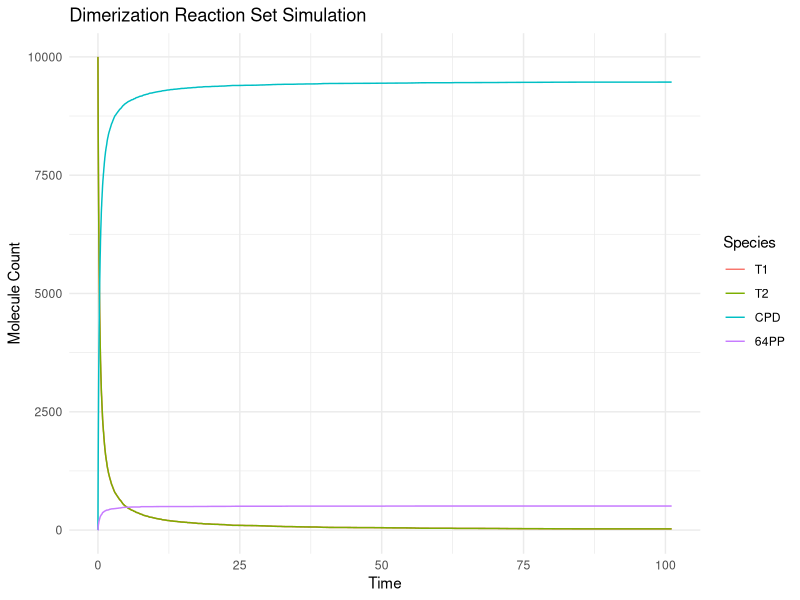
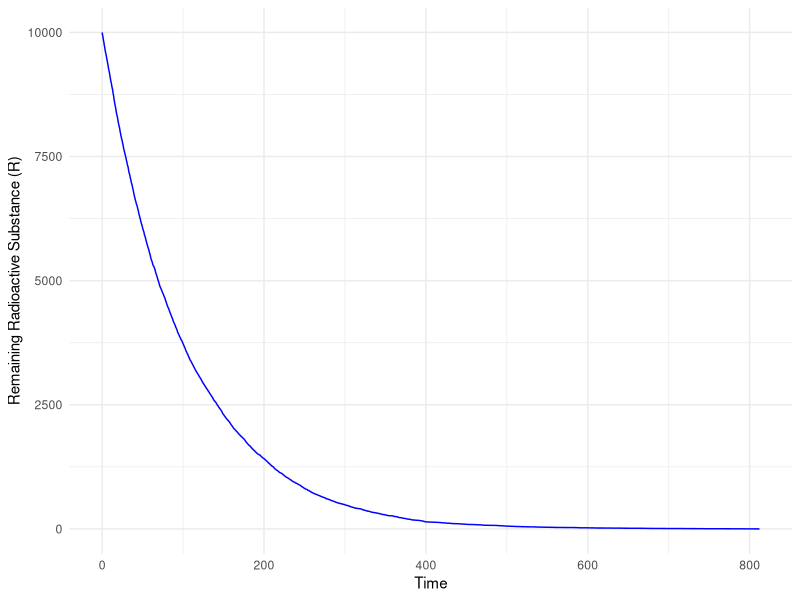
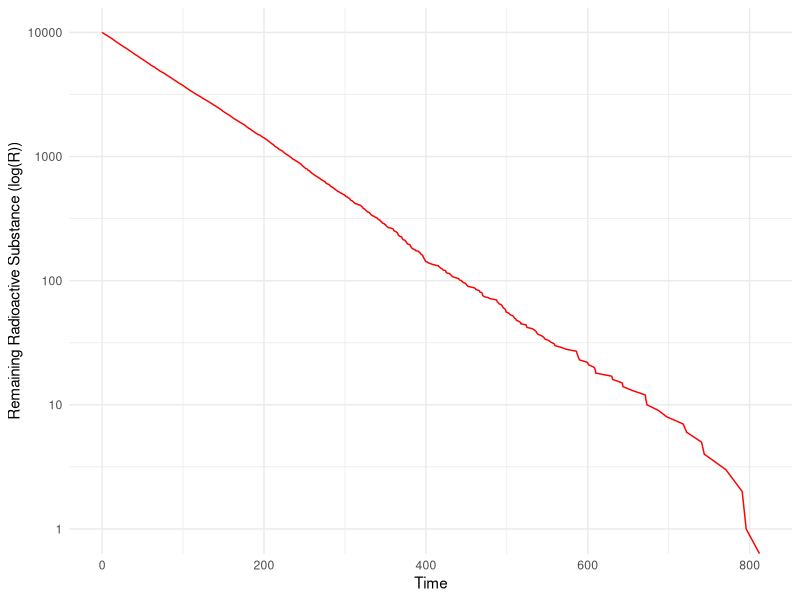

Write R code to recreate these figures, in order.
## ---- chunk 1
knitr::opts_chunk$set(echo = TRUE)
## ---- chunk 2
# Load required libraries
if (!require("reshape2")) install.packages("reshape2")
if (!require("ggplot2")) install.packages("ggplot2")
library(reshape2)
library(ggplot2)
# Define reaction rates
c1 <- (37 / 1e6) * 10             # Formation of CPD
c2 <- (2 / 1e6) * 10              # Formation of 64-PP
# Initial state
state <- c(T1 = 10000, T2 = 10000, CPD = 0, `64PP` = 0)
# Define propensity functions
propensities <- function(state) {
  c(
    c1 * state["T1"] * state["T2"], # Reaction 1
    c2 * state["T1"] * state["T2"]  # Reaction 2
  )
}
# Gillespie simulation function
simulate_gillespie <- function(state, max_time) {
  # Initialize time and output data frame
  time <- 0
  output <- data.frame(
    Time = numeric(0),
    T1 = numeric(0),
    T2 = numeric(0),
    CPD = numeric(0),
    `64PP` = numeric(0)
  )
  
  # Record the initial state
  initial_row <- c(Time = time, state)
  output <- rbind(output, as.data.frame(t(initial_row), stringsAsFactors = FALSE))
  
  while (time < max_time) {
    # Calculate propensities
    props <- propensities(state)
    total_prop <- sum(props)
    
    # Stop if no reactions can occur
    if (total_prop == 0) break
    
    # Time to next reaction
    delta_t <- rexp(1, rate = total_prop)
    time <- time + delta_t
    
    # Select which reaction occurs
    reaction <- sample(length(props), 1, prob = props)
    
    # Update state based on reaction
    if (reaction == 1) {
      state["T1"] <- state["T1"] - 1
      state["T2"] <- state["T2"] - 1
      state["CPD"] <- state["CPD"] + 1
    }
    if (reaction == 2) {
      state["T1"] <- state["T1"] - 1
      state["T2"] <- state["T2"] - 1
      state["64PP"] <- state["64PP"] + 1
    }
    
    # Record the new state
    new_row <- c(Time = time, state)
    output <- rbind(output, as.data.frame(t(new_row), stringsAsFactors = FALSE))
  }
  
  # Convert columns to numeric for consistency
  output[] <- lapply(output, as.numeric)
  return(output)
}
# Run the simulation
max_time <- 100
simulation <- simulate_gillespie(state, max_time)
## ---- chunk 3
# Reshape data for plotting
simulation_long <- melt(simulation, id.vars = "Time")
# Plot results
ggplot(simulation_long, aes(x = Time, y = value, color = variable)) +
  geom_line() +
  labs(
    title = "Dimerization Reaction Set Simulation",
    x = "Time",
    y = "Molecule Count",
    color = "Species"
  ) +
  theme_minimal()
## ---- chunk 4
# Define parameters
c <- 0.01  # Decay rate constant
state <- c(R = 10000)  # Initial radioactive substance
max_time <- 1000  # Extended maximum simulation time

# Define propensity function
propensities <- function(state) {
  c * state["R"]
}

# Gillespie simulation function
simulate_gillespie <- function(state, max_time) {
  time <- 0
  output <- data.frame(Time = numeric(0), R = numeric(0))
  output <- rbind(output, data.frame(Time = time, R = state["R"]))
  
  while (time < max_time) {
    # Calculate propensity
    prop <- propensities(state)
    if (prop == 0) break  # Stop if no reactions can occur
    
    # Time to next reaction
    delta_t <- rexp(1, rate = prop)
    time <- time + delta_t
    
    # Update state (decay reaction)
    state["R"] <- state["R"] - 1
    
    # Record the state
    output <- rbind(output, data.frame(Time = time, R = state["R"]))
  }
  
  return(output)
}

# Run the simulation
simulation <- simulate_gillespie(state, max_time)

## ---- chunk 5

# Load ggplot2 for visualization
library(ggplot2)

# Linear-scale plot
ggplot(simulation, aes(x = Time, y = R)) +
  geom_line(color = "blue") +
  labs(
    x = "Time",
    y = "Remaining Radioactive Substance (R)"
  ) +
  theme_minimal()
## ---- chunk 6
# Logarithmic-scale plot
ggplot(simulation, aes(x = Time, y = R)) +
  geom_line(color = "red") +
  scale_y_log10() +
  labs(
    x = "Time",
    y = "Remaining Radioactive Substance (log(R))"
  ) +
  theme_minimal()
